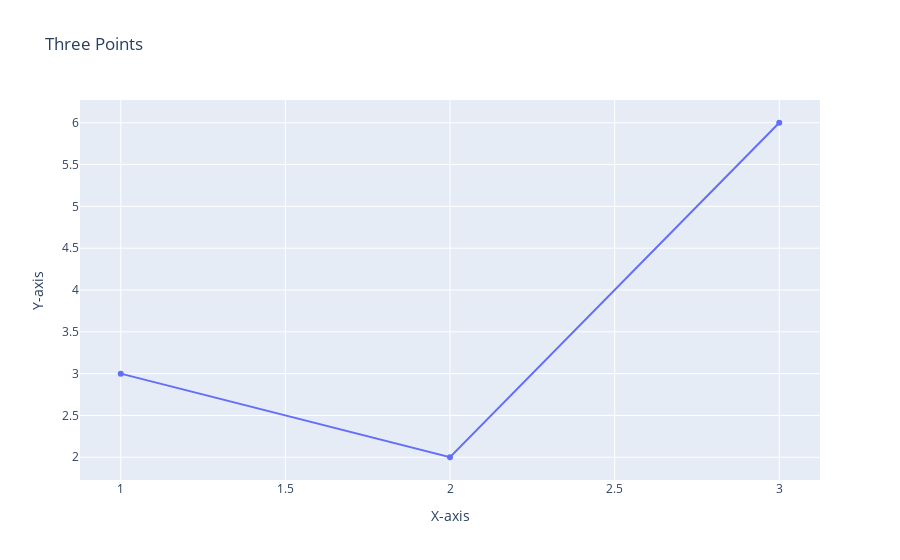

The notebook cell this image was saved under:
### Markdown cell above
## Axis Labels
- use update_layout()

### Code cell
fig = go.Figure()

fig.add_trace(go.Scatter(x=[1, 2, 3], y=[3, 2, 6]))

fig.update_layout(title='Three Points', xaxis_title='X-axis', yaxis_title='Y-axis')

### Figure 1 — Plotly figure (JSON) as saved in the notebook; plotly's stock layout.template omitted (floating-point values rounded to 4 significant figures)
{"data": [{"type": "scatter", "x": [1, 2, 3], "y": [3, 2, 6]}], "layout": {"autosize": true, "title": {"text": "Three Points"}, "xaxis": {"autorange": true, "range": [0.878, 3.122], "title": {"text": "X-axis"}, "type": "linear"}, "yaxis": {"autorange": true, "range": [1.67, 6.33], "title": {"text": "Y-axis"}, "type": "linear"}}}
